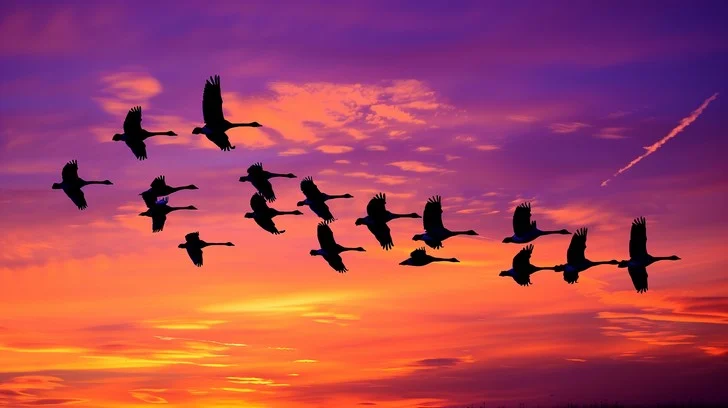
#> input picture contours/bird_flock.jpg, 728 x 408 px, found by its file name
$ python contour_image_prep.py
#> lines starting #> are read from the running program, lines starting #| are printed output that depends on the picture; after the words box and inside, x2 and y2 are one past the last pixel; in counts of white or black regions, pixels touching at a corner belong together
### helpful_cv_scripts/context_manager.py
from contextlib import contextmanager
import cv2

"""Import this module like: from helpful_cv_scripts import context manager
And run in the terminal at the project root: python -m parent_folder.script
parent_folder is the directory the script is in, script is the name of the
python script, don't put the .py extension, you want this to ran as a module
with the -m flag """
"""enter with block
     ↓
run setup
     ↓
yield → execute user code
     ↓
resume function
     ↓
run cleanup"""
@contextmanager
def cv_show_image(src):
    try:
        yield
    finally:
        cv2.destroyAllWindows()
# [7 lines left out: function cv_display_video, not called in this run]


# [18 lines of commented-out code are left out]

### contours/contour_image_prep.py
from helpful_cv_scripts import context_manager as cm
from pathlib import Path
import cv2
# Changing an image into a binary image to be used in contour operations
img_path = Path("C:/Users/Eric/PycharmProjects/PythonProject1/Computer_Vision/contours/bird_flock.jpg")

with cm.cv_show_image(img_path):
    img = cv2.imread(img_path)
#> img is the input picture: shape (408, 728, 3); mean B, G, R 91.7, 69.7, 168.4
    img_gray = cv2.cvtColor(img, cv2.COLOR_BGR2GRAY)
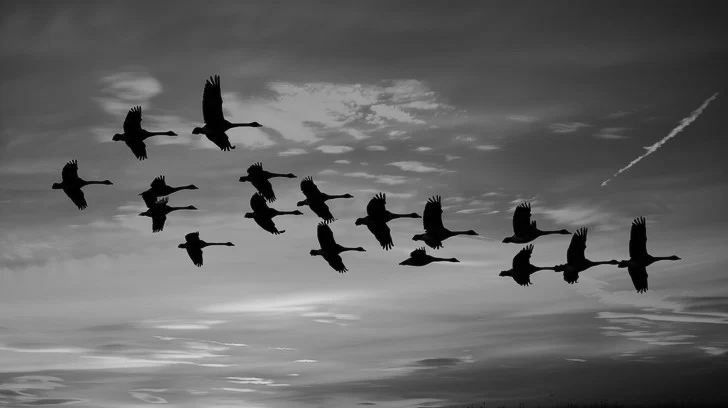
#> img_gray: shape (408, 728); min 0, max 216, mean 101.7
    thresh = cv2.adaptiveThreshold(img_gray, 255, cv2.ADAPTIVE_THRESH_GAUSSIAN_C,
                                   cv2.THRESH_BINARY, 63, 32)
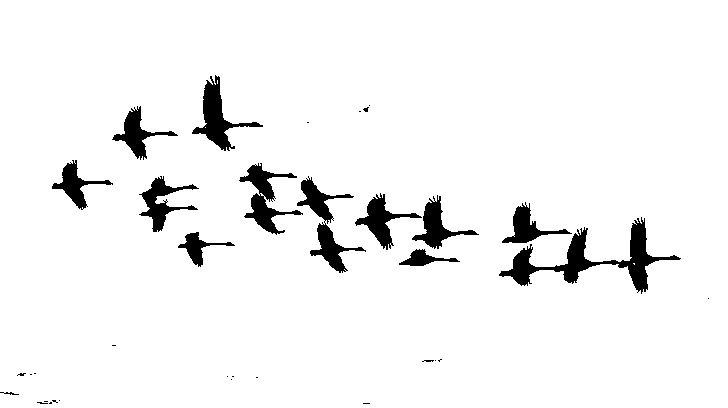
#> thresh: shape (408, 728); 95.1% white; 35 black regions (22 under 20 px), largest, box (x1, y1, x2, y2) and area: (499, 217, 681, 294) 3044, (297, 176, 366, 273) 1655, (192, 75, 263, 151) 1476
    mean_thresh = cv2.adaptiveThreshold(img_gray, 255, cv2.ADAPTIVE_THRESH_MEAN_C,
                                        cv2.THRESH_BINARY, 11, 10)
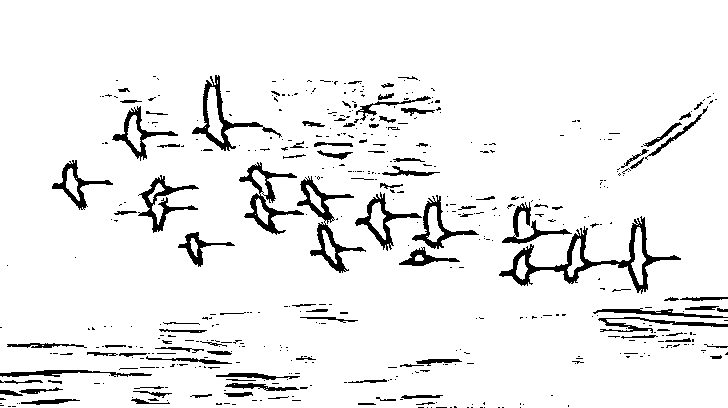
#> mean_thresh: shape (408, 728); 93.2% white; 497 black regions (392 under 20 px), largest, box (x1, y1, x2, y2) and area: (499, 216, 681, 294) 2199, (297, 176, 366, 273) 1319, (239, 162, 304, 235) 1123
    cv2.imshow("img", img)
    cv2.imshow("gaussian", thresh)
    cv2.imshow("mean", mean_thresh)
    binary = Path("C:/Users/Eric/PycharmProjects/PythonProject1/Computer_Vision/contours/binary.jpg")
    cv2.imwrite(binary, thresh)
    cv2.waitKey(0)
